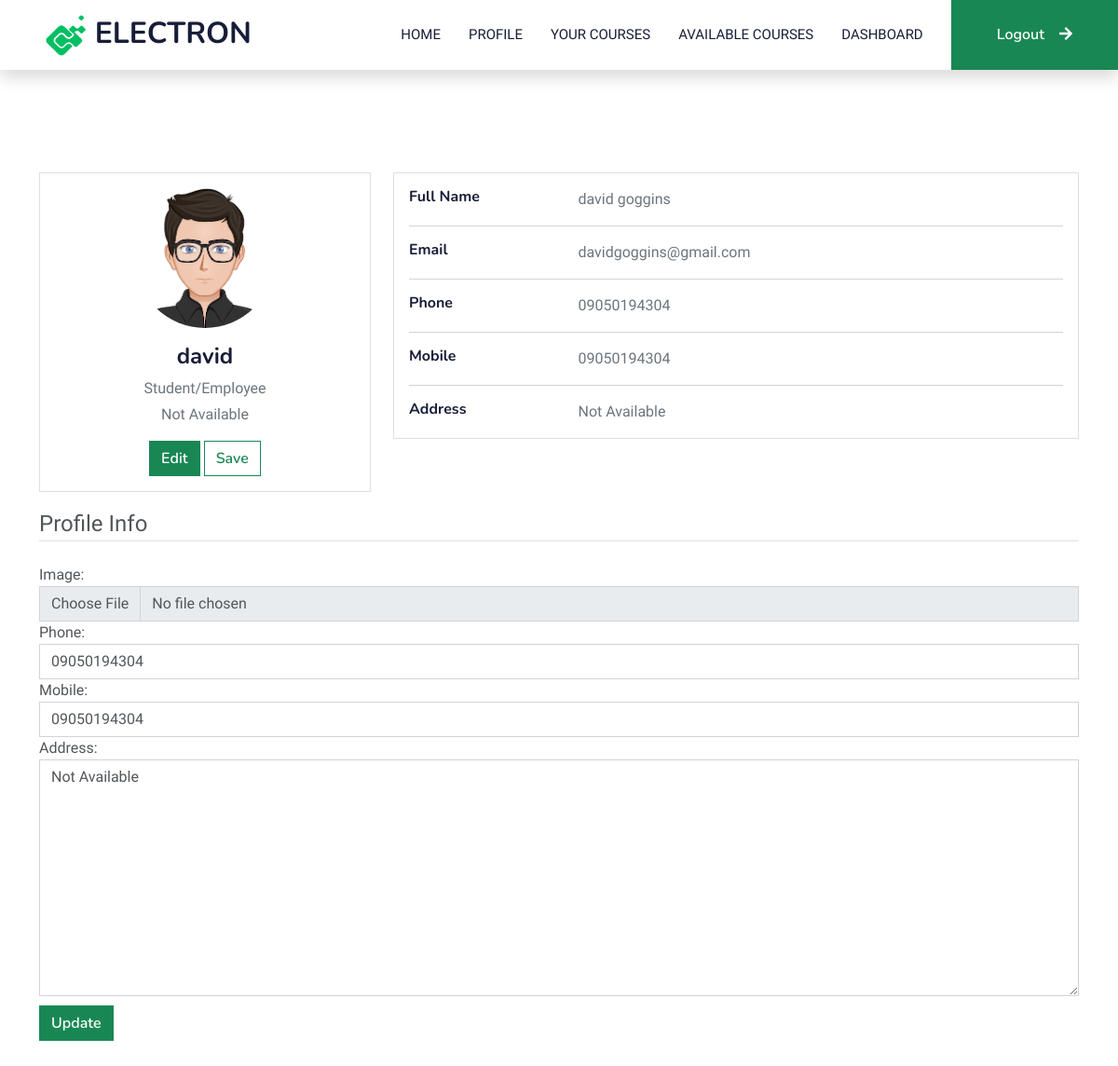
Screenshot of /studentprofile/ (signed in) with the database file from the repository.
### LMSapp/models.py (models this page shows, shortened)
class StudentProfile(models.Model):
    user = models.OneToOneField(User, on_delete=models.CASCADE)
    image = models.ImageField(default='team-1.jpg', upload_to='profile_pics')
    phone = models.CharField(max_length=20, blank=True)
    mobile = models.CharField(max_length=20,blank=True)
    address = models.TextField(blank=True)

class User(AbstractUser):
    class Role(models.TextChoices):
        ADMIN = "ADMIN", 'admin'
        STUDENT = "STUDENT", 'Student'
        TEACHER = "TEACHER", 'Teacher'
    base_role = Role.ADMIN
    role = models.CharField(max_length=50, choices=Role.choices)

### LMSapp/views.py (the view)
# urls.py: path('studentprofile/', views.studentprofile, name="studentprofile"),
def studentprofile(request):
    student = StudentProfile.objects.get(user_id = request.user.id)
    if request.method == 'POST':
        u_form = UserChangeForm(request.POST, instance=request.user)
        p_form = StudentProfileUpdateForm(request.POST,
                                   request.FILES,
                                   instance=student)
        if u_form.is_valid() and p_form.is_valid():
            u_form.save()
            p_form.save()
            return redirect('studentprofile')
    else:
        u_form = UserChangeForm(instance=request.user)
        p_form = StudentProfileUpdateForm(instance=student)
    studentuser = Student.objects.get(id = request.user.id)
    context = {"studentuser" : studentuser,
     "student" : student,
     'u_form': u_form,
        'p_form': p_form }
    return render(request, 'studentprofile.html', context)

### LMSapp/forms.py
class UserChangeForm(forms.ModelForm):
    password = ReadOnlyPasswordHashField()
    class Meta:
        model = User
        fields = ["email", "first_name", "last_name"]

class StudentProfileUpdateForm(forms.ModelForm):
    class Meta:
        model = StudentProfile
        fields = ['image', 'phone', 'mobile' , 'address']
        widgets = {
            "image" :forms.FileInput(attrs={'class':'form-control'}),
            "address" :forms.Textarea(attrs={'class':'form-control', 'placeholder': 'Enter Address'}),
            "phone" :forms.TextInput(attrs={'class':'form-control', 'placeholder': 'Enter phone'}),
            "mobile" :forms.TextInput(attrs={'class':'form-control', 'placeholder': 'Enter Mobile'}),
        }

### LMSapp/templates/studentprofile.html (shortened to what this page needs)
{% load static %}
{% load mathfilters %}
<!DOCTYPE html>
<html lang="en">
<head>
    <link href="https://cdnjs.cloudflare.com/ajax/libs/font-awesome/5.10.0/css/all.min.css" rel="stylesheet">
    <link href="https://cdn.jsdelivr.net/npm/bootstrap-icons@1.4.1/font/bootstrap-icons.css" rel="stylesheet">
    <link href="{% static 'lib/animate/animate.min.css' %}" rel="stylesheet">
    <link href="{% static 'lib/owlcarousel/assets/owl.carousel.min.css' %}" rel="stylesheet">
    <link href="{% static 'CSS/bootstrap.min.css' %}" rel="stylesheet">
    <link href="{% static 'CSS/style.css' %}" rel="stylesheet">
</head>
<body>
{% if request.user.role == 'STUDENT' %}
  <nav class="navbar navbar-expand-lg bg-white navbar-light shadow sticky-top p-0">
    <a href="index.html" class="navbar-brand d-flex align-items-center px-4 px-lg-5">
        <h2 class="m-0 text-dark"> <img src="/static/images/Logo-removebg.png" alt="Logo" width="45" height="44" class="d-inline-block align-text-middle">
            ELECTRON</h2>
    </a>
    <div class="collapse navbar-collapse" id="navbarCollapse">
      <div class="navbar-nav ms-auto p-4 p-lg-0">
          <a href="{% url 'studenthomepage' %}" class="nav-item nav-link active text-dark">Home</a>
          <a href="{% url 'studentprofile' %}" class="nav-item nav-link active text-dark">Profile</a>
          <a href="{% url 'studentcourses' student.id%}" class="nav-item nav-link active text-dark">Your Courses</a>
          <a href="{% url 'courses' %}" class="nav-item nav-link active text-dark">Available Courses</a>
          <a href="{% url 'studentdashboard' %}" class="nav-item nav-link active text-dark">Dashboard</a>
      </div>
      <a href="{% url 'logout' %}" class="btn btn-success py-4 px-lg-5 d-none d-lg-block">Logout<i class="fa fa-arrow-right ms-3"></i></a>
</nav>
<div class="container">
    <div class="main-body">
          <div class="row gutters-sm" style="margin-top: 110px;">
            <div class="col-md-4 mb-3">
              <div class="card">
                <div class="card-body">
                  <div class="d-flex flex-column align-items-center text-center">
                    <img src="{{ student.image.url }}" alt="Admin" class="rounded-circle" width="150">
                    <div class="mt-3">
                      <h4>{{student.user.first_name}}</h4>
                      <p class="text-secondary mb-1">Student/Employee</p>
                      <p class="text-muted font-size-sm">{{student.address}}</p>
                      <button class="btn btn-success">Edit</button>
                      <button class="btn btn-outline-success">Save</button>
                    </div>
                  </div>
                </div>
              </div>
            </div>
            <div class="col-md-8">
              <div class="card mb-3">
                <div class="card-body">
                  <div class="row">
                    <div class="col-sm-3">
                      <h6 class="mb-0">Full Name</h6>
                    </div>
                    <div class="col-sm-9 text-secondary">
                      {{studentuser.first_name}}&nbsp;{{studentuser.last_name}}
                    </div>
                  </div>
                  <hr>
                  <div class="row">
                    <div class="col-sm-3">
                      <h6 class="mb-0">Email</h6>
                    </div>
                    <div class="col-sm-9 text-secondary">
                      {{student.user.email}}
                    </div>
                  </div>
                  <hr>
                  <div class="row">
                    <div class="col-sm-3">
                      <h6 class="mb-0">Phone</h6>
                    </div>
                    <div class="col-sm-9 text-secondary">
                      {{student.phone}}
                    </div>
                  </div>
                  <hr>
                  <div class="row">
                    <div class="col-sm-3">
                      <h6 class="mb-0">Mobile</h6>
                    </div>
                    <div class="col-sm-9 text-secondary">
                      {{student.mobile}}
                    </div>
                  </div>
                  <hr>
                  <div class="row">
                    <div class="col-sm-3">
                      <h6 class="mb-0">Address</h6>
                    </div>
                    <div class="col-sm-9 text-secondary">
                      {{student.address}}
                    </div>
                  </div>
                </div>
              </div>
            </div>
          </div>
        </div>
    </div>
    {% elif request.user.role == 'TEACHER'  %}
    <H1> ONLY  STUDENTS HAVE ACCESS</H1>
    {% endif %}
    <div class="container">
      <form method="POST" enctype="multipart/form-data">
        <fieldset class="form-group">
          <legend class="border-bottom mb-4">Profile Info</legend>
          {{ p_form}}
        </fieldset>
        <div class="form-group" style="margin-top: 10px; margin-bottom: 30px;" >
          <button class="btn btn-success" type="submit">Update</button>
        </div>
      </form>
    </div>
</body>
</html>

### LMSapp/static/CSS/style.css (style rules this page uses)
:root { --primary: #42e04f; --light: #F0FBFC; --dark: #1c2331; }
.btn { font-family: 'Nunito', sans-serif; font-weight: 600; transition: .5s; }
.navbar-light .navbar-nav .nav-link { margin-right: 30px; padding: 25px 0; color: #FFFFFF; font-size: 15px; text-transform: uppercase; outline: none; }
.navbar-light .navbar-nav .nav-link:hover, .navbar-light .navbar-nav .nav-link.active { color: var(--primary); }
.navbar-light .navbar-brand, .navbar-light a.btn { height: 75px; }
.navbar-light .navbar-nav .nav-link { color: var(--dark); font-weight: 500; }
.navbar-light.sticky-top { top: -100px; transition: .5s; }

### rows the page displays
StudentProfile: image (placeholder picture), user.first_name "david", address "Not Available", user.email "davidgoggins@gmail.com", phone "09050194304", mobile "09050194304"
User: first_name "david", last_name "goggins"
